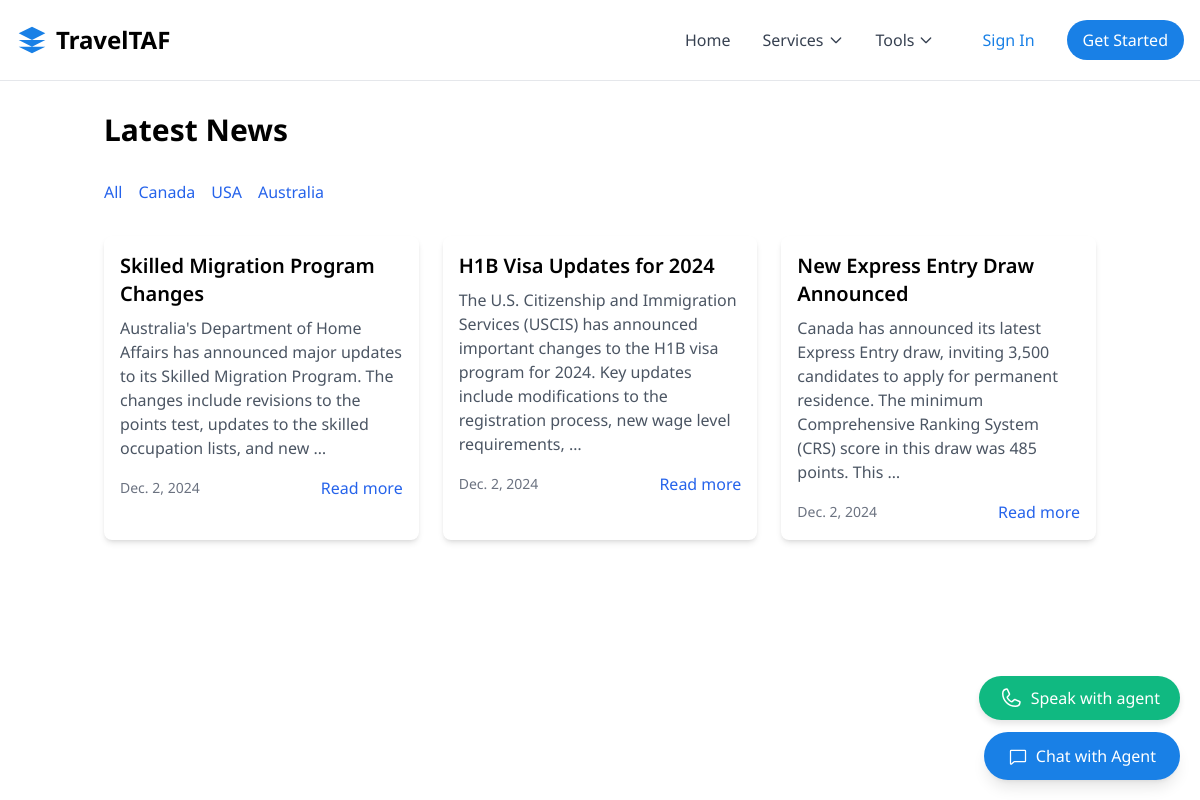
Before: /news/ with the older database file.
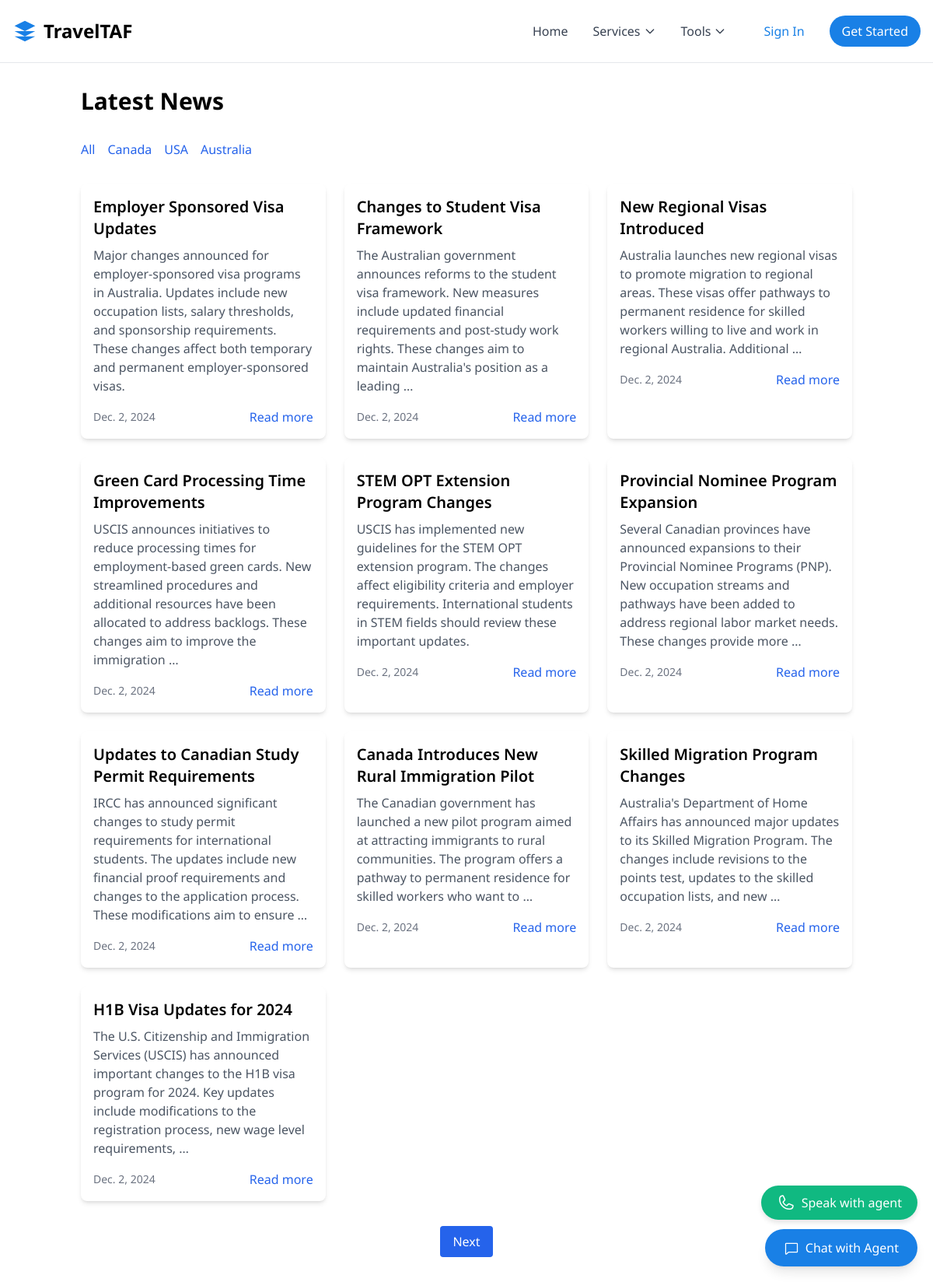
After: the same page with the newer database file.
### news/models.py (models this page shows, shortened)
class NewsCategory(models.Model):
    name = models.CharField(max_length=100)
    slug = models.SlugField(unique=True)
    description = models.TextField(blank=True)
    class Meta:
        verbose_name_plural = "News Categories"

class News(models.Model):
    title = models.CharField(max_length=255)
    slug = models.SlugField(unique=True)
    content = models.TextField()
    category = models.ForeignKey(NewsCategory, on_delete=models.CASCADE, related_name='news')
    published_date = models.DateTimeField(auto_now_add=True)
    updated_date = models.DateTimeField(auto_now=True)
    author = models.CharField(max_length=100)
    image = models.ImageField(upload_to='news_images/', null=True, blank=True)
    is_featured = models.BooleanField(default=False)
    is_published = models.BooleanField(default=True)
    class Meta:
        verbose_name_plural = "News Articles"
        ordering = ['-published_date']
    def get_absolute_url(self):
        return reverse('news:detail', kwargs={'slug': self.slug})

### news/views.py (the view)
# urls.py: path('', views.NewsListView.as_view(), name='list'),
class NewsListView(ListView):
    model = News
    template_name = 'news/news_list.html'
    context_object_name = 'news_list'
    paginate_by = 10
    def get_queryset(self):
        category_slug = self.kwargs.get('category_slug')
        if category_slug:
            category = get_object_or_404(NewsCategory, slug=category_slug)
            return News.objects.filter(category=category, is_published=True)
        return News.objects.filter(is_published=True)
    def get_context_data(self, **kwargs):
        context = super().get_context_data(**kwargs)
        context['categories'] = NewsCategory.objects.all()
        return context

### templates/news/news_list.html (shortened to what this page needs)
{% extends 'base.html' %}
{% block content %}
<div class="container mx-auto px-4 py-8">
    <h1 class="text-3xl font-bold mb-8">Latest News</h1>
    <div class="mb-8">
        <div class="flex space-x-4">
            <a href="{% url 'news:list' %}" class="text-blue-600 hover:text-blue-800">All</a>
            {% for category in categories %}
            <a href="{% url 'news:category' category.slug %}" class="text-blue-600 hover:text-blue-800">
                {{ category.name }}
            </a>
            {% endfor %}
        </div>
    </div>
    <div class="grid grid-cols-1 md:grid-cols-2 lg:grid-cols-3 gap-6">
        {% for news in news_list %}
        <div class="bg-white rounded-lg shadow-md overflow-hidden">
            <div class="p-4">
                <h2 class="text-xl font-semibold mb-2">{{ news.title }}</h2>
                <p class="text-gray-600 mb-4">{{ news.content|truncatewords:30 }}</p>
                <div class="flex justify-between items-center">
                    <span class="text-sm text-gray-500">{{ news.published_date|date }}</span>
                    <a href="{{ news.get_absolute_url }}" class="text-blue-600 hover:text-blue-800">Read more</a>
                </div>
            </div>
        </div>
        {% empty %}
        <p>No news articles available.</p>
        {% endfor %}
    </div>
    {% if is_paginated %}
    <div class="mt-8 flex justify-center">
        <div class="flex space-x-2">
            {% if page_obj.has_next %}
            <a href="?page={{ page_obj.next_page_number }}" class="px-4 py-2 bg-blue-600 text-white rounded">Next</a>
            {% endif %}
        </div>
    </div>
    {% endif %}
</div>
{% endblock %}

### templates/base.html (shortened to what this page needs)
{% load static %}
<!DOCTYPE html>
<html lang="en">
<head>
    <script src="https://cdn.tailwindcss.com"></script>
    <link href="{% static 'css/index.css' %}" rel="stylesheet">
</head>
<body class="bg-white min-h-screen flex flex-col">
    <header>
        {% include 'home/sections/nav.html' %}
    </header>
    <main class="flex-1 mt-20">
        {% block content %}
        {% endblock %}
    </main>
    {% include 'home/chat_widget.html' %}
    <div id="callButton" class="speak-button">
        <span>Speak with agent</span>
    </div>
</body>
</html>

### templates/home/sections/nav.html (shortened to what this page needs)
<nav class="fixed w-full z-50 bg-white/80 backdrop-blur-md border-b">
    <div class="max-w-7xl mx-auto">
        <div class="flex items-center justify-between h-20 px-4">
            <div class="flex items-center space-x-2">
                <svg xmlns="http://www.w3.org/2000/svg" class="h-8 w-8 text-[#1980e6]" viewBox="0 0 24 24" fill="currentColor">
                    <path d="M12 2L2 7l10 5 10-5-10-5zM2 17l10 5 10-5M2 12l10 5 10-5"></path>
                </svg>
                <span class="text-2xl font-bold">TravelTAF</span>
            </div>
            <div class="hidden md:flex items-center space-x-8">
                <a href="#" class="text-gray-700 hover:text-[#1980e6] transition-colors">Home</a>
                <div class="relative group">
                    <button class="flex items-center text-gray-700 hover:text-[#1980e6] transition-colors">
                        Services
                        <svg xmlns="http://www.w3.org/2000/svg" class="h-4 w-4 ml-1 transform group-hover:rotate-180 transition-transform" fill="none" viewBox="0 0 24 24" stroke="currentColor">
                            <path stroke-linecap="round" stroke-linejoin="round" stroke-width="2" d="M19 9l-7 7-7-7" />
                        </svg>
                    </button>
                </div>
                <div class="relative group">
                    <button class="flex items-center text-gray-700 hover:text-[#1980e6] transition-colors">
                        Tools
                        <svg xmlns="http://www.w3.org/2000/svg" class="h-4 w-4 ml-1 transform group-hover:rotate-180 transition-transform" fill="none" viewBox="0 0 24 24" stroke="currentColor">
                            <path stroke-linecap="round" stroke-linejoin="round" stroke-width="2" d="M19 9l-7 7-7-7" />
                        </svg>
                    </button>
                </div>
                <div class="flex items-center space-x-4">
                    <button class="px-4 py-2 text-[#1980e6] hover:bg-blue-50 rounded-full transition-colors">Sign In</button>
                    <button class="px-4 py-2 bg-[#1980e6] text-white rounded-full hover:bg-blue-700 transition-colors">Get Started</button>
                </div>
            </div>
        </div>
    </div>
</nav>

### templates/home/chat_widget.html (shortened to what this page needs)
{% load static %}
<div class="chat-widget">
    <button id="chatToggle"
            class="bg-[#1980e6] text-white px-6 py-3 rounded-full hover:bg-blue-700 flex items-center gap-2 shadow-lg">
        <span>Chat with Agent</span>
    </button>
</div>

### static/css/index.css (style rules this page uses)
body { font-family: "Noto Serif", "Noto Sans", sans-serif; }
.chat-widget { position: fixed; bottom: 2rem; right: 2rem; z-index: 50; }
.hidden { display: none; }

### templates/base.html (style rules this page uses)
body { font-family: 'Noto Sans', sans-serif; }
.speak-button { position: fixed; bottom: 80px; right: 20px; background-color: #10B981; color: white; padding: 10px 20px; border-radius: 50px; box-shadow: 0 4px 6px rgba(0, 0, 0, 0.1); cursor: pointer; transition: background-color 0.3s; display: flex; align-items: center; gap: 8px; }
.chat-widget { position: fixed; bottom: 20px; right: 20px; z-index: 50; }

Changed rows visible on the page:
no longer on this page (row unchanged): News: title "New Express Entry Draw Announced", content "Canada has announced its latest Express Entry draw, inviting 3,500 candidates to apply for permanent residence. The minimum Comprehensive Ranking System (CRS) score in this draw was 485 points. This …", published_date "Dec. 2, 2024"
added News: title "Employer Sponsored Visa Updates", content "Major changes announced for employer-sponsored visa programs in Australia. Updates include new occupation lists, salary thresholds, and sponsorship requirements. These changes affect both temporary and permanent employer-sponsored visas.", published_date "Dec. 2, 2024"
added News: title "Changes to Student Visa Framework", content "The Australian government announces reforms to the student visa framework. New measures include updated financial requirements and post-study work rights. These changes aim to maintain Australia's position as a leading …", published_date "Dec. 2, 2024"
added News: title "New Regional Visas Introduced", content "Australia launches new regional visas to promote migration to regional areas. These visas offer pathways to permanent residence for skilled workers willing to live and work in regional Australia. Additional …", published_date "Dec. 2, 2024"
added News: title "Green Card Processing Time Improvements", content "USCIS announces initiatives to reduce processing times for employment-based green cards. New streamlined procedures and additional resources have been allocated to address backlogs. These changes aim to improve the immigration …", published_date "Dec. 2, 2024"
added News: title "STEM OPT Extension Program Changes", content "USCIS has implemented new guidelines for the STEM OPT extension program. The changes affect eligibility criteria and employer requirements. International students in STEM fields should review these important updates.", published_date "Dec. 2, 2024"
added News: title "Provincial Nominee Program Expansion", content "Several Canadian provinces have announced expansions to their Provincial Nominee Programs (PNP). New occupation streams and pathways have been added to address regional labor market needs. These changes provide more …", published_date "Dec. 2, 2024"
added News: title "Updates to Canadian Study Permit Requirements", content "IRCC has announced significant changes to study permit requirements for international students. The updates include new financial proof requirements and changes to the application process. These modifications aim to ensure …", published_date "Dec. 2, 2024"
added News: title "Canada Introduces New Rural Immigration Pilot", content "The Canadian government has launched a new pilot program aimed at attracting immigrants to rural communities. The program offers a pathway to permanent residence for skilled workers who want to …", published_date "Dec. 2, 2024"
Other visible differences:
text now shown: "Next"
